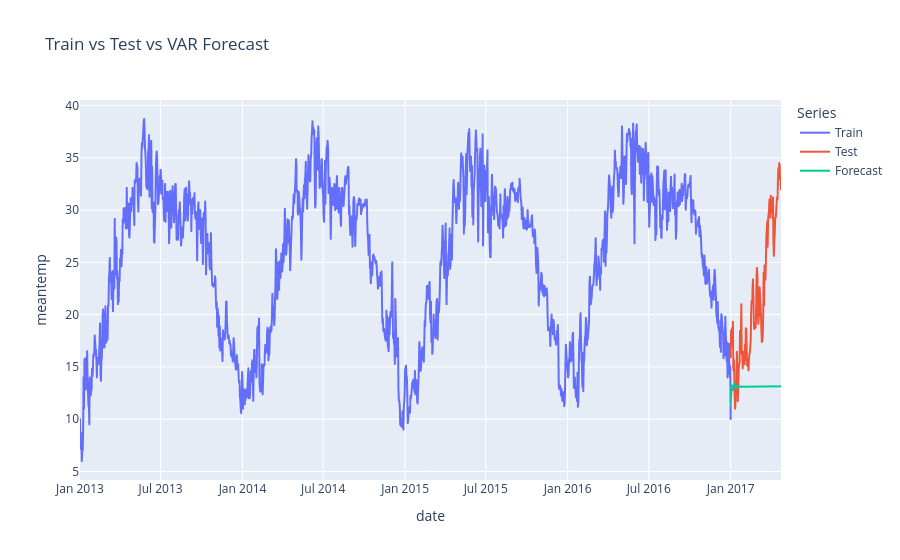

The cell this chart's notebook holds for it:
### Code cell
df_train["date"] = pd.to_datetime(df_train["date"])
df_test["date"] = pd.to_datetime(df_test["date"])

# Build long-form dataframe
plot_df = pd.concat([
    df_train[["date", "meantemp"]].assign(Series="Train"),
    df_test[["date", "meantemp"]].assign(Series="Test"),
    forecast_level["meantemp"]
        .rename("meantemp")
        .reset_index()
        .rename(columns={"index": "date"})
        .assign(Series="Forecast")
], ignore_index=True)

fig = px.line(
    plot_df,
    x="date",
    y="meantemp",
    color="Series",
    title="Train vs Test vs VAR Forecast"
)

fig.show()
